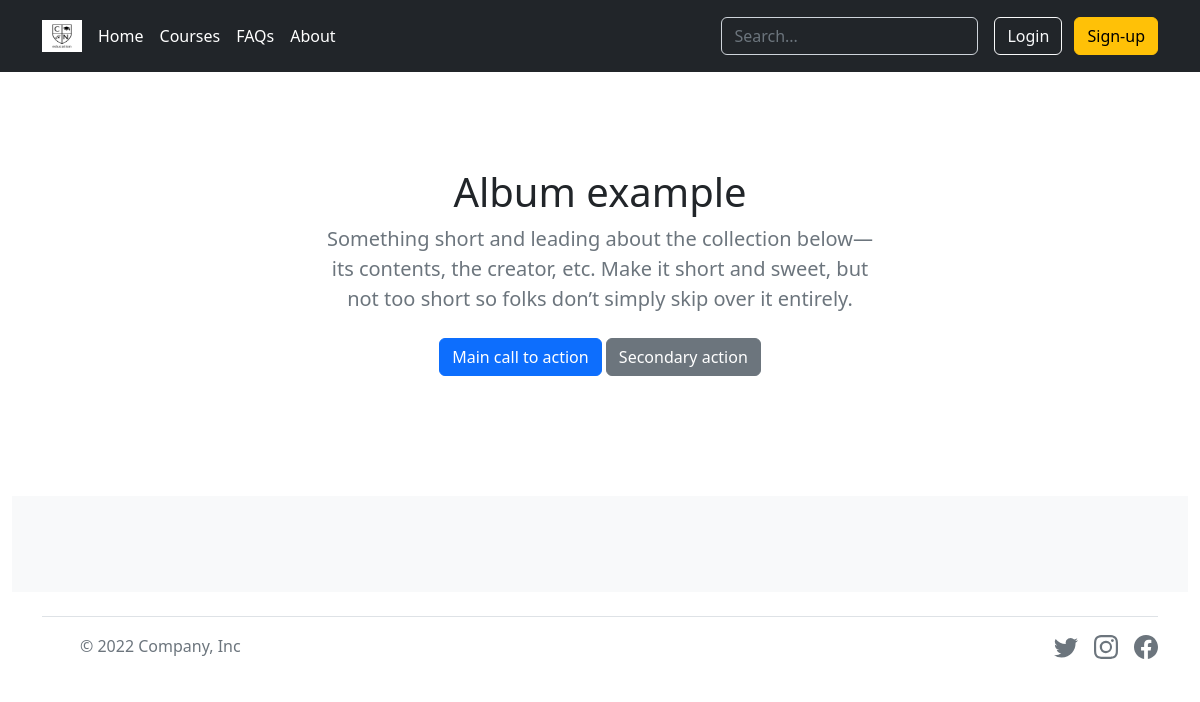
The app's page /courses, older data.
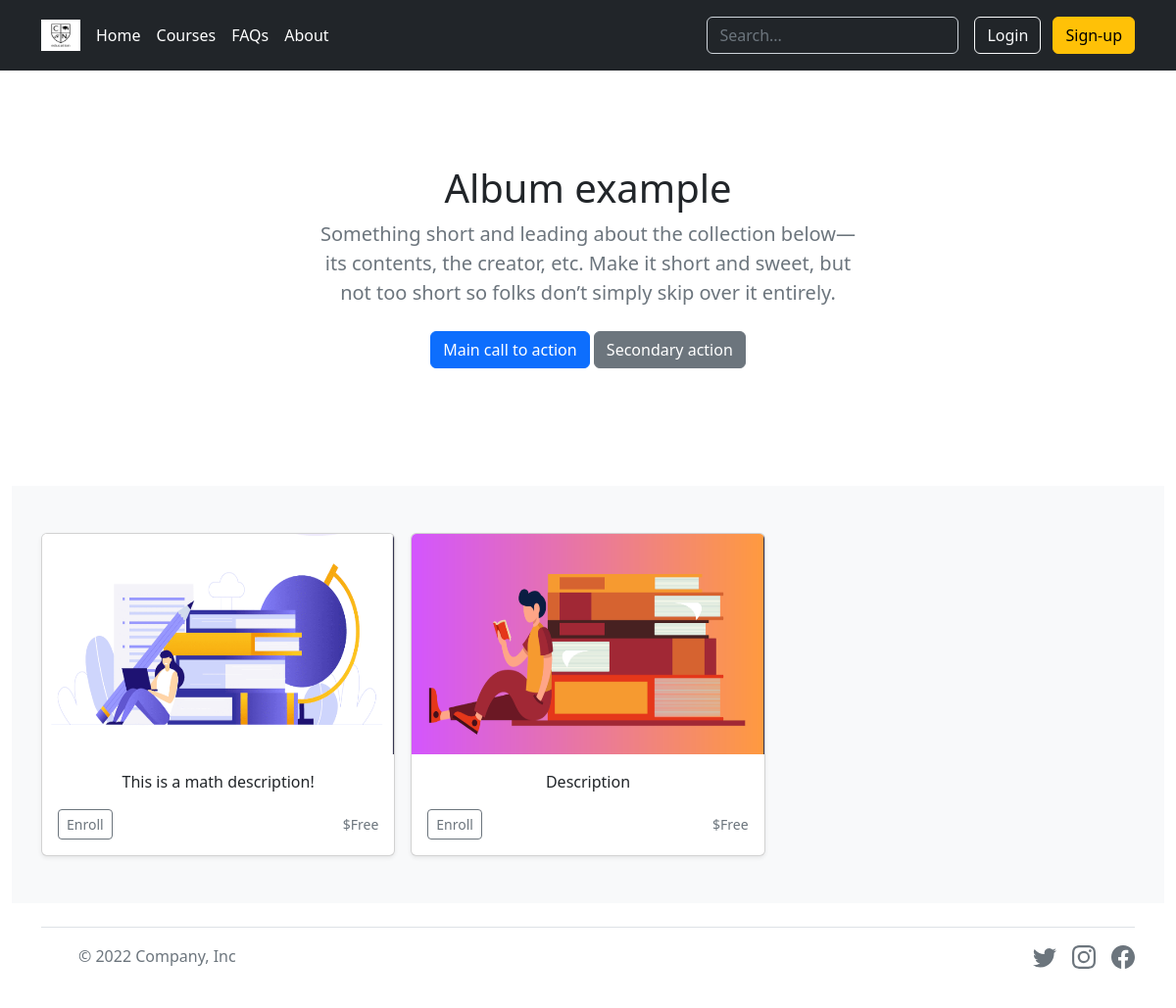
The same page, newer data.
### tables this page shows
CREATE TABLE courses (id INTEGER PRIMARY KEY AUTOINCREMENT NOT NULL, price TEXT NOT NULL, text TEXT NOT NULL, name TEXT NOT NULL);

### app.py (the view)
@app.route("/courses")
def courses():
    courses = db.execute("SELECT * FROM courses")
    return render_template("courses.html", ids = courses)

### app.py (called while the page is built)
@app.after_request
def after_request(response):
    response.headers["Cache-Control"] = "no-cache, no-store, must-revalidate"
    response.headers["Expires"] = 0
    response.headers["Pragma"] = "no-cache"
    return response

### templates/courses.html (shortened to what this page needs)
{% extends "layout.html" %}
{% block main %}
<section class="py-5 text-center container">
    <div class="row py-lg-5">
      <div class="col-lg-6 col-md-8 mx-auto">
        <h1 class="fw-light">Album example</h1>
        <p class="lead text-muted">Something short and leading about the collection below—its contents, the creator, etc. Make it short and sweet, but not too short so folks don’t simply skip over it entirely.</p>
        <p>
          <a href="#" class="btn btn-primary my-2">Main call to action</a>
          <a href="#" class="btn btn-secondary my-2">Secondary action</a>
        </p>
      </div>
    </div>
  </section>
  <div class="album py-5 bg-light">
    <div class="container">
      <div class="row row-cols-1 row-cols-sm-2 row-cols-md-3 g-3">
        {% for id in ids %}
        <div class="col">
          <div class="card shadow-sm">
            <img src="../static/{{ id.id }}.png" class="bd-placeholder-img card-img-top" width="100%" height="225" alt="...">
            <div class="card-body">
              <p class="card-text">{{ id.text }}</p>
              <div class="d-flex justify-content-between align-items-center">
                <div class="btn-group">
                  <a class="btn btn-sm btn-outline-secondary" href="./course{{ id.id }}" role="button">Enroll</a>
                </div>
                <small class="text-muted">${{ id.price }}</small>
              </div>
            </div>
          </div>
        </div>
        {% endfor %}
      </div>
    </div>
  </div>
{% endblock %}

### templates/layout.html (shortened to what this page needs)
<!DOCTYPE html>
<html lang="eng">
    <head>
        <link href="https://cdn.jsdelivr.net/npm/bootstrap@5.2.0/dist/css/bootstrap.min.css" rel="stylesheet">
    </head>
    <body>
        <header class="p-3 text-bg-dark sticky-top">
            <div class="container">
              <div class="d-flex flex-wrap align-items-center justify-content-center justify-content-lg-start">
                <a href="/" class="d-flex align-items-center mb-2 mb-lg-0 text-white text-decoration-none">
                  <img class="bi me-2" width="40" height="32" role="img" aria-label="Bootstrap" src="../static/logo2.png"></img>
                </a>
                {% if session["user_id"] %}
                <ul class="nav col-12 col-lg-auto me-lg-auto mb-2 justify-content-center mb-md-0">
                    <li><a href="/" class="nav-link px-2 text-white">Home</a></li>
                    <li><a href="/courses" class="nav-link px-2 text-white">Courses</a></li>
                    <li><a href="#" class="nav-link px-2 text-white">FAQs</a></li>
                    <li><a href="#" class="nav-link px-2 text-white">About</a></li>
                  </ul>
                  <form class="col-12 col-lg-auto mb-3 mb-lg-0 me-lg-3" role="search">
                    <input type="search" class="form-control form-control-dark text-bg-dark" placeholder="Search..." aria-label="Search">
                  </form>
                  <div class="text-end">
                    <a class="btn btn-outline-light me-2" href="/admin" role="button">Admin</a>
                    <a class="btn btn-outline-light me-2" href="/account" role="button">Account</a>
                    <a class="btn btn-warning" href="/logout" role="button">Logout</a>
                  </div>
                {% else %}
                <ul class="nav col-12 col-lg-auto me-lg-auto mb-2 justify-content-center mb-md-0">
                  <li><a href="/" class="nav-link px-2 text-white">Home</a></li>
                  <li><a href="/courses" class="nav-link px-2 text-white">Courses</a></li>
                  <li><a href="#" class="nav-link px-2 text-white">FAQs</a></li>
                  <li><a href="#" class="nav-link px-2 text-white">About</a></li>
                </ul>
                <form class="col-12 col-lg-auto mb-3 mb-lg-0 me-lg-3" role="search">
                  <input type="search" class="form-control form-control-dark text-bg-dark" placeholder="Search..." aria-label="Search">
                </form>
                <div class="text-end">
                  <a class="btn btn-outline-light me-2" href="/login" role="button">Login</a>
                  <a class="btn btn-warning" href="/signup" role="button">Sign-up</a>
                </div>
                {% endif %}
              </div>
            </div>
          </header>
        <main class="container-fluid text-center">
            {% block main %}{% endblock %}
        </main>
        <div class="container">
            <footer class="d-flex flex-wrap justify-content-between align-items-center py-3 my-4 border-top">
              <div class="col-md-4 d-flex align-items-center">
                <a href="/" class="mb-3 me-2 mb-md-0 text-muted text-decoration-none lh-1">
                  <svg class="bi" width="30" height="24"><use xlink:href="#bootstrap"></use></svg>
                </a>
                <span class="mb-3 mb-md-0 text-muted">© 2022 Company, Inc</span>
              </div>
              <ul class="nav col-md-4 justify-content-end list-unstyled d-flex">
                <li class="ms-3"><a class="text-muted" href="#"></use></svg></a></li>
                <li class="ms-3"><a class="text-muted" href="#"></use></svg></a></li>
                <li class="ms-3"><a class="text-muted" href="#"></use></svg></a></li>
              </ul>
            </footer>
          </div>
    </body>
</html>

Row changes from the older to the newer data that the page shows:
added courses: shows a picture, text "This is a math description!", price "Free"
added courses: shows a picture, text "Description", price "Free"
